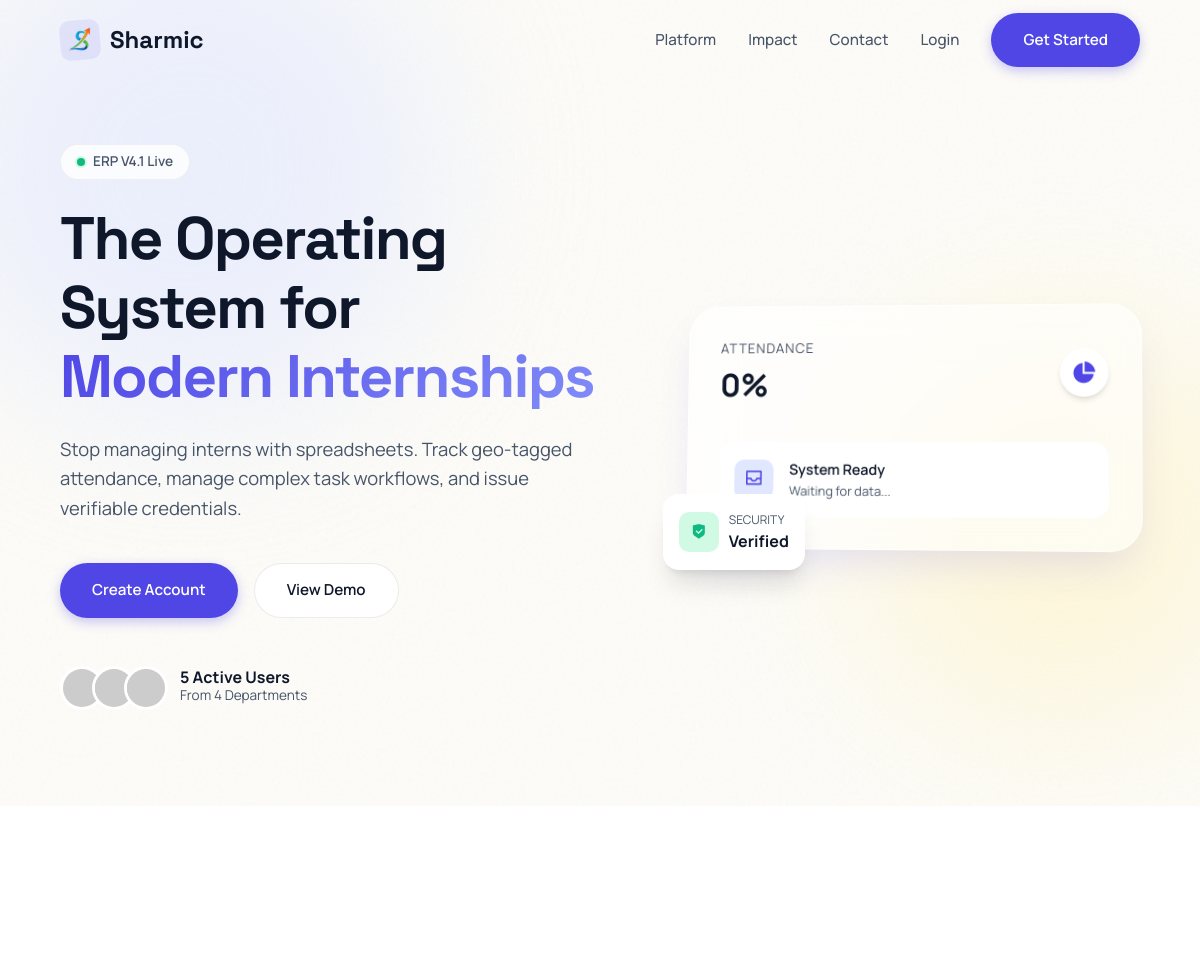
Before: / (upper part) with the older database file.
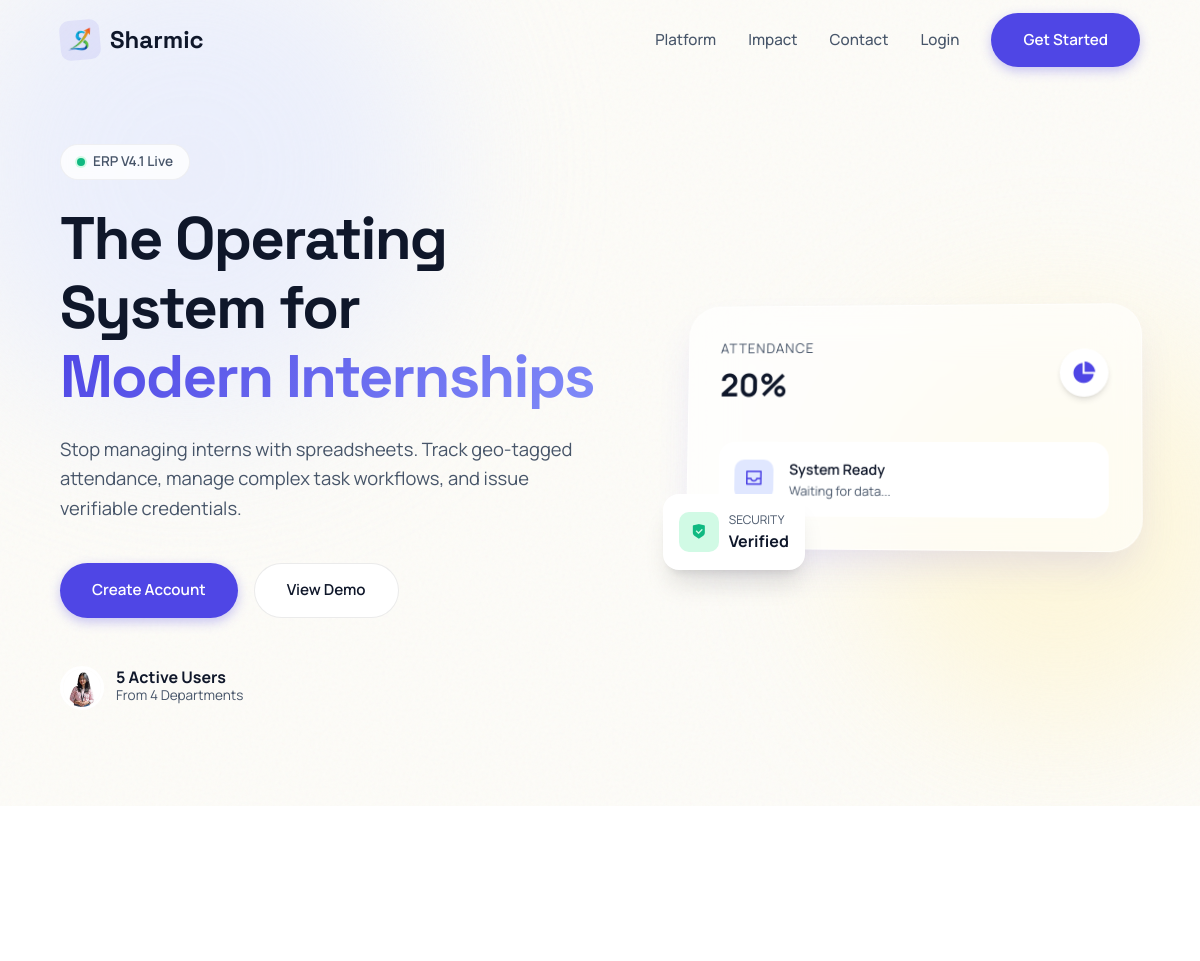
After: the same page with the newer database file.
### tables this page shows
CREATE TABLE users (
            id INTEGER PRIMARY KEY AUTOINCREMENT,
            intern_id TEXT UNIQUE,
            usn TEXT UNIQUE NOT NULL,
            full_name TEXT NOT NULL,
            phone TEXT NOT NULL,
            email TEXT UNIQUE NOT NULL,
            password_hash TEXT NOT NULL,
            role TEXT NOT NULL,
            photo_url TEXT,
            status TEXT DEFAULT 'PENDING',
            is_admin BOOLEAN DEFAULT 0,
            department TEXT,
            join_date DATE,
            emergency_contact TEXT,
            address TEXT,
            last_login TIMESTAMP,
            login_count INTEGER DEFAULT 0,
            created_at TIMESTAMP DEFAULT CURRENT_TIMESTAMP,
            updated_at TIMESTAMP DEFAULT CURRENT_TIMESTAMP
        );

### app.py (the view)
@app.route('/')
def index():
    conn = get_db_connection()
    cur = conn.cursor()
    cur.execute("SELECT COUNT(*) as count FROM users WHERE is_admin = 0 AND status = 'APPROVED'")
    total_interns = cur.fetchone()['count']
    cur.execute("SELECT COUNT(DISTINCT department) as count FROM users WHERE is_admin = 0")
    total_depts = cur.fetchone()['count']
    cur.execute("SELECT COUNT(*) as count FROM submissions")
    total_submissions = cur.fetchone()['count']
    attendance_rate = 0
    if total_interns > 0:
        cur.execute("SELECT COUNT(DISTINCT user_id) as count FROM attendance WHERE date = DATE('now', 'localtime')")
        present_today = cur.fetchone()['count']
        attendance_rate = int((present_today / total_interns) * 100)
    cur.execute("SELECT photo_url FROM users WHERE is_admin = 0 AND photo_url IS NOT NULL ORDER BY last_login DESC LIMIT 4")
    active_avatars = [row['photo_url'] for row in cur.fetchall()]
    cur.execute("""
        SELECT u.full_name, u.photo_url, t.title, s.status, s.submitted_at
        FROM submissions s
        JOIN users u ON s.user_id = u.id
        JOIN tasks t ON s.task_id = t.id
        ORDER BY s.submitted_at DESC LIMIT 3
    """)
    recent_submissions = cur.fetchall()
    conn.close()
    return render_template('public/index.html',
                           total_interns=total_interns,
                           total_depts=total_depts,
                           attendance_rate=attendance_rate,
                           active_avatars=active_avatars,
                           recent_submissions=recent_submissions,
                           total_submissions=total_submissions)

### app.py (called while the page is built, shortened)
@app.before_request
def make_session_permanent():
    session.permanent = True
    app.permanent_session_lifetime = timedelta(days=365)

def get_db_connection():
    conn = sqlite3.connect(DATABASE, timeout=30)
    conn.execute("PRAGMA busy_timeout = 30000")
    conn.row_factory = sqlite3.Row
    return conn

def get_current_datetime():
    return datetime.now(TIMEZONE)

@app.context_processor
def inject_globals():
    unread_count = 0
    return {
        'now': get_current_datetime(),
        'app_name': 'Shramic ERP',
        'unread_notifications': unread_count
    }

@app.before_request
def before_request():
        pass

### templates/public/index.html (shortened to what the changed rows need)
<!doctype html>
<html lang="en">
  <head>
    <link
      href="https://cdn.jsdelivr.net/npm/remixicon@4.1.0/fonts/remixicon.css"
      rel="stylesheet"
    />
  </head>
  <body>
    <section class="hero">
      <div class="container hero-grid">
        <div class="hero-text">
          <h1 class="hero-title reveal">
            The Operating System for <br /><span class="gradient-text"
              >Modern Internships </span
            >
          </h1>
          <div class="avatar-group reveal">
            <div class="avatars">
              {% if active_avatars %} {% for avatar in active_avatars %}
              <img
                src="{{ url_for('static', filename='uploads/profiles/' + avatar) }}"
                class="avatar-img"
                onerror="
                  this.src =
                    'https://ui-avatars.com/api/?name=User&background=random&color=fff'
                "
                alt="Active User"
              />
              {% endfor %} {% else %}
              <img
                src="https://ui-avatars.com/api/?name=A&background=random"
                class="avatar-img"
              />
              <img
                src="https://ui-avatars.com/api/?name=B&background=random"
                class="avatar-img"
              />
              <img
                src="https://ui-avatars.com/api/?name=C&background=random"
                class="avatar-img"
              />
              {% endif %}
            </div>
          </div>
        </div>
        <div class="mockup-wrapper reveal">
          <div class="glass-card">
            <div
              style="
                display: flex;
                justify-content: space-between;
                align-items: center;
                margin-bottom: 2rem;
              "
            >
              <div>
                <div
                  style="
                    font-size: 0.85rem;
                    color: var(--text-secondary);
                    text-transform: uppercase;
                    letter-spacing: 1px;
                  "
                >
                  Attendance
                </div>
                <div
                  style="
                    font-size: 2rem;
                    font-weight: 700;
                    color: var(--text-primary);
                  "
                >
                  {{ attendance_rate }}%
                </div>
              </div>
            </div>
          </div>
        </div>
      </div>
    </section>
  </body>
</html>

Changed rows visible on the page:
now on this page (row edited): users: photo_url (picture)
Other visible differences:
{{ attendance_rate }}: "0" → "20"
